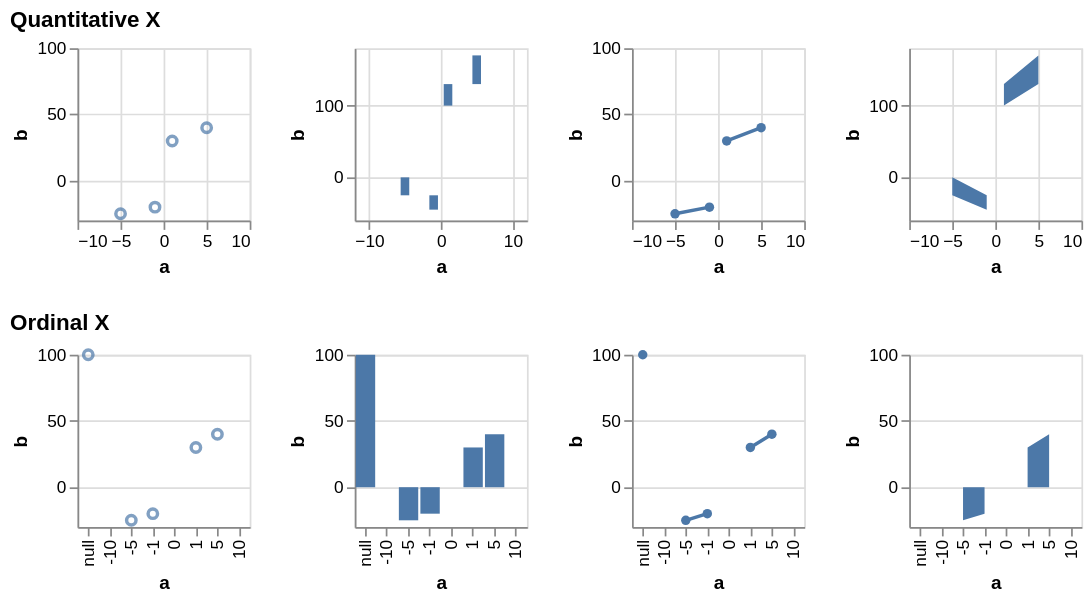

Write the Vega-Lite specification saved for this chart.
### Vega specification from a JSON file in a GitHub repository (floating-point values rounded to 4 significant figures)
{"$schema": "https://vega.github.io/schema/vega/v6.json", "description": "Testing invalid", "background": "white", "padding": 5, "data": [{"name": "source_0", "values": [{"a": null, "b": 100}, {"a": -10, "b": null}, {"a": -5, "b": -25}, {"a": -1, "b": -20}, {"a": 0, "b": null}, {"a": 1, "b": 30}, {"a": 5, "b": 40}, {"a": 10, "b": null}]}, {"name": "data_0", "source": "source_0", "transform": [{"type": "formula", "expr": "toNumber(datum[\"a\"])", "as": "a"}]}, {"name": "data_2", "source": "data_0", "transform": [{"type": "filter", "expr": "isValid(datum[\"a\"]) && isFinite(+datum[\"a\"]) && isValid(datum[\"b\"]) && isFinite(+datum[\"b\"])"}]}, {"name": "data_3", "source": "data_0", "transform": [{"type": "stack", "groupby": [], "field": "b", "sort": {"field": [], "order": []}, "as": ["b_start", "b_end"], "offset": "zero"}]}, {"name": "data_4", "source": "data_3", "transform": [{"type": "filter", "expr": "isValid(datum[\"a\"]) && isFinite(+datum[\"a\"]) && isValid(datum[\"b\"]) && isFinite(+datum[\"b\"])"}]}, {"name": "data_5", "source": "data_0", "transform": [{"type": "stack", "groupby": [], "field": "b", "sort": {"field": [], "order": []}, "as": ["b_start", "b_end"], "offset": "zero"}]}, {"name": "data_6", "source": "data_0", "transform": [{"type": "filter", "expr": "isValid(datum[\"b\"]) && isFinite(+datum[\"b\"])"}]}, {"name": "data_7", "source": "data_0", "transform": [{"type": "stack", "groupby": ["a"], "field": "b", "sort": {"field": [], "order": []}, "as": ["b_start", "b_end"], "offset": "zero"}]}, {"name": "data_8", "source": "data_7", "transform": [{"type": "filter", "expr": "isValid(datum[\"b\"]) && isFinite(+datum[\"b\"])"}]}, {"name": "data_9", "source": "data_0", "transform": [{"type": "impute", "field": "b", "groupby": [], "key": "a", "method": "value", "value": 0}, {"type": "stack", "groupby": ["a"], "field": "b", "sort": {"field": [], "order": []}, "as": ["b_start", "b_end"], "offset": "zero"}]}], "signals": [{"name": "childHeight", "value": 100}, {"name": "concat_0_childWidth", "value": 100}, {"name": "concat_1_childWidth", "value": 100}], "layout": {"padding": 20, "columns": 1, "bounds": "full", "align": "each"}, "marks": [{"type": "group", "name": "concat_0_group", "title": {"text": "Quantitative X", "anchor": "start"}, "layout": {"padding": 20, "bounds": "full", "align": "each"}, "marks": [{"type": "group", "name": "concat_0_concat_0_group", "style": "cell", "encode": {"update": {"width": {"signal": "concat_0_childWidth"}, "height": {"signal": "childHeight"}}}, "marks": [{"name": "concat_0_concat_0_marks", "type": "symbol", "style": ["point"], "from": {"data": "data_2"}, "encode": {"update": {"opacity": {"value": 0.7}, "fill": {"value": "transparent"}, "stroke": {"value": "#4c78a8"}, "tooltip": {"signal": "{\"a\": format(datum[\"a\"], \"\"), \"b\": format(datum[\"b\"], \"\")}"}, "ariaRoleDescription": {"value": "point"}, "description": {"signal": "\"a: \" + (format(datum[\"a\"], \"\")) + \"; b: \" + (format(datum[\"b\"], \"\"))"}, "x": {"scale": "concat_0_concat_0_x", "field": "a"}, "y": {"scale": "concat_0_concat_0_y", "field": "b"}}}}], "axes": [{"scale": "concat_0_concat_0_x", "orient": "bottom", "gridScale": "concat_0_concat_0_y", "grid": true, "tickCount": {"signal": "ceil(concat_0_childWidth/40)"}, "domain": false, "labels": false, "aria": false, "maxExtent": 0, "minExtent": 0, "ticks": false, "zindex": 0}, {"scale": "concat_0_concat_0_y", "orient": "left", "gridScale": "concat_0_concat_0_x", "grid": true, "tickCount": {"signal": "ceil(childHeight/40)"}, "domain": false, "labels": false, "aria": false, "maxExtent": 0, "minExtent": 0, "ticks": false, "zindex": 0}, {"scale": "concat_0_concat_0_x", "orient": "bottom", "grid": false, "title": "a", "labelFlush": true, "labelOverlap": true, "tickCount": {"signal": "ceil(concat_0_childWidth/40)"}, "zindex": 0}, {"scale": "concat_0_concat_0_y", "orient": "left", "grid": false, "title": "b", "labelOverlap": true, "tickCount": {"signal": "ceil(childHeight/40)"}, "zindex": 0}]}, {"type": "group", "name": "concat_0_concat_1_group", "style": "cell", "encode": {"update": {"width": {"signal": "concat_0_childWidth"}, "height": {"signal": "childHeight"}}}, "marks": [{"name": "concat_0_concat_1_marks", "type": "rect", "style": ["bar"], "from": {"data": "data_4"}, "encode": {"update": {"fill": {"value": "#4c78a8"}, "tooltip": {"signal": "{\"a\": format(datum[\"a\"], \"\"), \"b\": format(datum[\"b\"], \"\")}"}, "ariaRoleDescription": {"value": "bar"}, "description": {"signal": "\"a: \" + (format(datum[\"a\"], \"\")) + \"; b: \" + (format(datum[\"b\"], \"\"))"}, "xc": {"scale": "concat_0_concat_1_x", "field": "a"}, "width": {"value": 5}, "y": {"scale": "concat_0_concat_1_y", "field": "b_end"}, "y2": {"scale": "concat_0_concat_1_y", "field": "b_start"}}}}], "axes": [{"scale": "concat_0_concat_1_x", "orient": "bottom", "gridScale": "concat_0_concat_1_y", "grid": true, "tickCount": {"signal": "ceil(concat_0_childWidth/40)"}, "domain": false, "labels": false, "aria": false, "maxExtent": 0, "minExtent": 0, "ticks": false, "zindex": 0}, {"scale": "concat_0_concat_1_y", "orient": "left", "gridScale": "concat_0_concat_1_x", "grid": true, "tickCount": {"signal": "ceil(childHeight/40)"}, "domain": false, "labels": false, "aria": false, "maxExtent": 0, "minExtent": 0, "ticks": false, "zindex": 0}, {"scale": "concat_0_concat_1_x", "orient": "bottom", "grid": false, "title": "a", "labelFlush": true, "labelOverlap": true, "tickCount": {"signal": "ceil(concat_0_childWidth/40)"}, "zindex": 0}, {"scale": "concat_0_concat_1_y", "orient": "left", "grid": false, "title": "b", "labelOverlap": true, "tickCount": {"signal": "ceil(childHeight/40)"}, "zindex": 0}]}, {"type": "group", "name": "concat_0_concat_2_group", "style": "cell", "encode": {"update": {"width": {"signal": "concat_0_childWidth"}, "height": {"signal": "childHeight"}}}, "marks": [{"name": "concat_0_concat_2_layer_0_marks", "type": "line", "style": ["line"], "sort": {"field": "x"}, "from": {"data": "data_0"}, "encode": {"update": {"stroke": {"value": "#4c78a8"}, "tooltip": {"signal": "{\"a\": format(datum[\"a\"], \"\"), \"b\": format(datum[\"b\"], \"\")}"}, "description": {"signal": "\"a: \" + (format(datum[\"a\"], \"\")) + \"; b: \" + (format(datum[\"b\"], \"\"))"}, "x": {"scale": "concat_0_concat_2_x", "field": "a"}, "y": {"scale": "concat_0_concat_2_y", "field": "b"}, "defined": {"signal": "isValid(datum[\"a\"]) && isFinite(+datum[\"a\"]) && isValid(datum[\"b\"]) && isFinite(+datum[\"b\"])"}}}}, {"name": "concat_0_concat_2_layer_1_marks", "type": "symbol", "style": ["point"], "from": {"data": "data_2"}, "encode": {"update": {"opacity": {"value": 1}, "fill": {"value": "#4c78a8"}, "tooltip": {"signal": "{\"a\": format(datum[\"a\"], \"\"), \"b\": format(datum[\"b\"], \"\")}"}, "ariaRoleDescription": {"value": "point"}, "description": {"signal": "\"a: \" + (format(datum[\"a\"], \"\")) + \"; b: \" + (format(datum[\"b\"], \"\"))"}, "x": {"scale": "concat_0_concat_2_x", "field": "a"}, "y": {"scale": "concat_0_concat_2_y", "field": "b"}}}}], "axes": [{"scale": "concat_0_concat_2_x", "orient": "bottom", "gridScale": "concat_0_concat_2_y", "grid": true, "tickCount": {"signal": "ceil(concat_0_childWidth/40)"}, "domain": false, "labels": false, "aria": false, "maxExtent": 0, "minExtent": 0, "ticks": false, "zindex": 0}, {"scale": "concat_0_concat_2_y", "orient": "left", "gridScale": "concat_0_concat_2_x", "grid": true, "tickCount": {"signal": "ceil(childHeight/40)"}, "domain": false, "labels": false, "aria": false, "maxExtent": 0, "minExtent": 0, "ticks": false, "zindex": 0}, {"scale": "concat_0_concat_2_x", "orient": "bottom", "grid": false, "title": "a", "labelFlush": true, "labelOverlap": true, "tickCount": {"signal": "ceil(concat_0_childWidth/40)"}, "zindex": 0}, {"scale": "concat_0_concat_2_y", "orient": "left", "grid": false, "title": "b", "labelOverlap": true, "tickCount": {"signal": "ceil(childHeight/40)"}, "zindex": 0}]}, {"type": "group", "name": "concat_0_concat_3_group", "style": "cell", "encode": {"update": {"width": {"signal": "concat_0_childWidth"}, "height": {"signal": "childHeight"}}}, "marks": [{"name": "concat_0_concat_3_marks", "type": "area", "style": ["area"], "sort": {"field": "x"}, "from": {"data": "data_5"}, "encode": {"update": {"orient": {"value": "vertical"}, "fill": {"value": "#4c78a8"}, "tooltip": {"signal": "{\"a\": format(datum[\"a\"], \"\"), \"b\": format(datum[\"b\"], \"\")}"}, "description": {"signal": "\"a: \" + (format(datum[\"a\"], \"\")) + \"; b: \" + (format(datum[\"b\"], \"\"))"}, "x": {"scale": "concat_0_concat_3_x", "field": "a"}, "y": {"scale": "concat_0_concat_3_y", "field": "b_end"}, "y2": {"scale": "concat_0_concat_3_y", "field": "b_start"}, "defined": {"signal": "isValid(datum[\"a\"]) && isFinite(+datum[\"a\"]) && isValid(datum[\"b\"]) && isFinite(+datum[\"b\"])"}}}}], "axes": [{"scale": "concat_0_concat_3_x", "orient": "bottom", "gridScale": "concat_0_concat_3_y", "grid": true, "tickCount": {"signal": "ceil(concat_0_childWidth/40)"}, "domain": false, "labels": false, "aria": false, "maxExtent": 0, "minExtent": 0, "ticks": false, "zindex": 0}, {"scale": "concat_0_concat_3_y", "orient": "left", "gridScale": "concat_0_concat_3_x", "grid": true, "tickCount": {"signal": "ceil(childHeight/40)"}, "domain": false, "labels": false, "aria": false, "maxExtent": 0, "minExtent": 0, "ticks": false, "zindex": 0}, {"scale": "concat_0_concat_3_x", "orient": "bottom", "grid": false, "title": "a", "labelFlush": true, "labelOverlap": true, "tickCount": {"signal": "ceil(concat_0_childWidth/40)"}, "zindex": 0}, {"scale": "concat_0_concat_3_y", "orient": "left", "grid": false, "title": "b", "labelOverlap": true, "tickCount": {"signal": "ceil(childHeight/40)"}, "zindex": 0}]}]}, {"type": "group", "name": "concat_1_group", "title": {"text": "Ordinal X", "anchor": "start"}, "layout": {"padding": 20, "bounds": "full", "align": "each"}, "marks": [{"type": "group", "name": "concat_1_concat_0_group", "style": "cell", "encode": {"update": {"width": {"signal": "concat_1_childWidth"}, "height": {"signal": "childHeight"}}}, "marks": [{"name": "concat_1_concat_0_marks", "type": "symbol", "style": ["point"], "from": {"data": "data_6"}, "encode": {"update": {"opacity": {"value": 0.7}, "fill": {"value": "transparent"}, "stroke": {"value": "#4c78a8"}, "tooltip": {"signal": "{\"a\": isValid(datum[\"a\"]) ? datum[\"a\"] : \"\"+datum[\"a\"], \"b\": format(datum[\"b\"], \"\")}"}, "ariaRoleDescription": {"value": "point"}, "description": {"signal": "\"a: \" + (isValid(datum[\"a\"]) ? datum[\"a\"] : \"\"+datum[\"a\"]) + \"; b: \" + (format(datum[\"b\"], \"\"))"}, "x": {"scale": "concat_1_concat_0_x", "field": "a"}, "y": {"scale": "concat_1_concat_0_y", "field": "b"}}}}], "axes": [{"scale": "concat_1_concat_0_y", "orient": "left", "gridScale": "concat_1_concat_0_x", "grid": true, "tickCount": {"signal": "ceil(childHeight/40)"}, "domain": false, "labels": false, "aria": false, "maxExtent": 0, "minExtent": 0, "ticks": false, "zindex": 0}, {"scale": "concat_1_concat_0_x", "orient": "bottom", "grid": false, "title": "a", "labelAlign": "right", "labelAngle": 270, "labelBaseline": "middle", "zindex": 0}, {"scale": "concat_1_concat_0_y", "orient": "left", "grid": false, "title": "b", "labelOverlap": true, "tickCount": {"signal": "ceil(childHeight/40)"}, "zindex": 0}]}, {"type": "group", "name": "concat_1_concat_1_group", "style": "cell", "encode": {"update": {"width": {"signal": "concat_1_childWidth"}, "height": {"signal": "childHeight"}}}, "marks": [{"name": "concat_1_concat_1_marks", "type": "rect", "style": ["bar"], "from": {"data": "data_8"}, "encode": {"update": {"fill": {"value": "#4c78a8"}, "tooltip": {"signal": "{\"a\": isValid(datum[\"a\"]) ? datum[\"a\"] : \"\"+datum[\"a\"], \"b\": format(datum[\"b\"], \"\")}"}, "ariaRoleDescription": {"value": "bar"}, "description": {"signal": "\"a: \" + (isValid(datum[\"a\"]) ? datum[\"a\"] : \"\"+datum[\"a\"]) + \"; b: \" + (format(datum[\"b\"], \"\"))"}, "x": {"scale": "concat_1_concat_1_x", "field": "a"}, "width": {"signal": "max(0.25, bandwidth('concat_1_concat_1_x'))"}, "y": {"scale": "concat_1_concat_1_y", "field": "b_end"}, "y2": {"scale": "concat_1_concat_1_y", "field": "b_start"}}}}], "axes": [{"scale": "concat_1_concat_1_y", "orient": "left", "gridScale": "concat_1_concat_1_x", "grid": true, "tickCount": {"signal": "ceil(childHeight/40)"}, "domain": false, "labels": false, "aria": false, "maxExtent": 0, "minExtent": 0, "ticks": false, "zindex": 0}, {"scale": "concat_1_concat_1_x", "orient": "bottom", "grid": false, "title": "a", "labelAlign": "right", "labelAngle": 270, "labelBaseline": "middle", "zindex": 0}, {"scale": "concat_1_concat_1_y", "orient": "left", "grid": false, "title": "b", "labelOverlap": true, "tickCount": {"signal": "ceil(childHeight/40)"}, "zindex": 0}]}, {"type": "group", "name": "concat_1_concat_2_group", "style": "cell", "encode": {"update": {"width": {"signal": "concat_1_childWidth"}, "height": {"signal": "childHeight"}}}, "marks": [{"name": "concat_1_concat_2_layer_0_marks", "type": "line", "style": ["line"], "sort": {"field": "x"}, "from": {"data": "data_0"}, "encode": {"update": {"stroke": {"value": "#4c78a8"}, "tooltip": {"signal": "{\"a\": isValid(datum[\"a\"]) ? datum[\"a\"] : \"\"+datum[\"a\"], \"b\": format(datum[\"b\"], \"\")}"}, "description": {"signal": "\"a: \" + (isValid(datum[\"a\"]) ? datum[\"a\"] : \"\"+datum[\"a\"]) + \"; b: \" + (format(datum[\"b\"], \"\"))"}, "x": {"scale": "concat_1_concat_2_x", "field": "a"}, "y": {"scale": "concat_1_concat_2_y", "field": "b"}, "defined": {"signal": "isValid(datum[\"b\"]) && isFinite(+datum[\"b\"])"}}}}, {"name": "concat_1_concat_2_layer_1_marks", "type": "symbol", "style": ["point"], "from": {"data": "data_6"}, "encode": {"update": {"opacity": {"value": 1}, "fill": {"value": "#4c78a8"}, "tooltip": {"signal": "{\"a\": isValid(datum[\"a\"]) ? datum[\"a\"] : \"\"+datum[\"a\"], \"b\": format(datum[\"b\"], \"\")}"}, "ariaRoleDescription": {"value": "point"}, "description": {"signal": "\"a: \" + (isValid(datum[\"a\"]) ? datum[\"a\"] : \"\"+datum[\"a\"]) + \"; b: \" + (format(datum[\"b\"], \"\"))"}, "x": {"scale": "concat_1_concat_2_x", "field": "a"}, "y": {"scale": "concat_1_concat_2_y", "field": "b"}}}}], "axes": [{"scale": "concat_1_concat_2_y", "orient": "left", "gridScale": "concat_1_concat_2_x", "grid": true, "tickCount": {"signal": "ceil(childHeight/40)"}, "domain": false, "labels": false, "aria": false, "maxExtent": 0, "minExtent": 0, "ticks": false, "zindex": 0}, {"scale": "concat_1_concat_2_x", "orient": "bottom", "grid": false, "title": "a", "labelAlign": "right", "labelAngle": 270, "labelBaseline": "middle", "zindex": 0}, {"scale": "concat_1_concat_2_y", "orient": "left", "grid": false, "title": "b", "labelOverlap": true, "tickCount": {"signal": "ceil(childHeight/40)"}, "zindex": 0}]}, {"type": "group", "name": "concat_1_concat_3_group", "style": "cell", "encode": {"update": {"width": {"signal": "concat_1_childWidth"}, "height": {"signal": "childHeight"}}}, "marks": [{"name": "concat_1_concat_3_marks", "type": "area", "style": ["area"], "sort": {"field": "x"}, "from": {"data": "data_9"}, "encode": {"update": {"orient": {"value": "vertical"}, "fill": {"value": "#4c78a8"}, "tooltip": {"signal": "{\"a\": isValid(datum[\"a\"]) ? datum[\"a\"] : \"\"+datum[\"a\"], \"b\": format(datum[\"b\"], \"\")}"}, "description": {"signal": "\"a: \" + (isValid(datum[\"a\"]) ? datum[\"a\"] : \"\"+datum[\"a\"]) + \"; b: \" + (format(datum[\"b\"], \"\"))"}, "x": {"scale": "concat_1_concat_3_x", "field": "a"}, "y": {"scale": "concat_1_concat_3_y", "field": "b_end"}, "y2": {"scale": "concat_1_concat_3_y", "field": "b_start"}, "defined": {"signal": "isValid(datum[\"b\"]) && isFinite(+datum[\"b\"])"}}}}], "axes": [{"scale": "concat_1_concat_3_y", "orient": "left", "gridScale": "concat_1_concat_3_x", "grid": true, "tickCount": {"signal": "ceil(childHeight/40)"}, "domain": false, "labels": false, "aria": false, "maxExtent": 0, "minExtent": 0, "ticks": false, "zindex": 0}, {"scale": "concat_1_concat_3_x", "orient": "bottom", "grid": false, "title": "a", "labelAlign": "right", "labelAngle": 270, "labelBaseline": "middle", "zindex": 0}, {"scale": "concat_1_concat_3_y", "orient": "left", "grid": false, "title": "b", "labelOverlap": true, "tickCount": {"signal": "ceil(childHeight/40)"}, "zindex": 0}]}]}], "scales": [{"name": "concat_0_concat_0_x", "type": "linear", "domain": {"data": "data_0", "field": "a"}, "range": [0, {"signal": "concat_0_childWidth"}], "nice": true, "zero": true}, {"name": "concat_0_concat_0_y", "type": "linear", "domain": {"data": "data_0", "field": "b"}, "range": [{"signal": "childHeight"}, 0], "nice": true, "zero": true}, {"name": "concat_0_concat_1_x", "type": "linear", "domain": {"data": "data_3", "field": "a"}, "range": [0, {"signal": "concat_0_childWidth"}], "nice": true, "zero": false, "padding": 5}, {"name": "concat_0_concat_1_y", "type": "linear", "domain": {"data": "data_3", "fields": ["b_start", "b_end"]}, "range": [{"signal": "childHeight"}, 0], "nice": true, "zero": true}, {"name": "concat_0_concat_2_x", "type": "linear", "domain": {"data": "data_0", "field": "a"}, "range": [0, {"signal": "concat_0_childWidth"}], "nice": true, "zero": false}, {"name": "concat_0_concat_2_y", "type": "linear", "domain": {"data": "data_0", "field": "b"}, "range": [{"signal": "childHeight"}, 0], "nice": true, "zero": true}, {"name": "concat_0_concat_3_x", "type": "linear", "domain": {"data": "data_5", "field": "a"}, "range": [0, {"signal": "concat_0_childWidth"}], "nice": true, "zero": false}, {"name": "concat_0_concat_3_y", "type": "linear", "domain": {"data": "data_5", "fields": ["b_start", "b_end"]}, "range": [{"signal": "childHeight"}, 0], "nice": true, "zero": true}, {"name": "concat_1_concat_0_x", "type": "point", "domain": {"data": "data_0", "field": "a", "sort": true}, "range": [0, {"signal": "concat_1_childWidth"}], "padding": 0.5}, {"name": "concat_1_concat_0_y", "type": "linear", "domain": {"data": "data_0", "field": "b"}, "range": [{"signal": "childHeight"}, 0], "nice": true, "zero": true}, {"name": "concat_1_concat_1_x", "type": "band", "domain": {"data": "data_7", "field": "a", "sort": true}, "range": [0, {"signal": "concat_1_childWidth"}], "paddingInner": 0.1, "paddingOuter": 0.05}, {"name": "concat_1_concat_1_y", "type": "linear", "domain": {"data": "data_7", "fields": ["b_start", "b_end"]}, "range": [{"signal": "childHeight"}, 0], "nice": true, "zero": true}, {"name": "concat_1_concat_2_x", "type": "point", "domain": {"data": "data_0", "field": "a", "sort": true}, "range": [0, {"signal": "concat_1_childWidth"}], "padding": 0.5}, {"name": "concat_1_concat_2_y", "type": "linear", "domain": {"data": "data_0", "field": "b"}, "range": [{"signal": "childHeight"}, 0], "nice": true, "zero": true}, {"name": "concat_1_concat_3_x", "type": "point", "domain": {"data": "data_9", "field": "a", "sort": true}, "range": [0, {"signal": "concat_1_childWidth"}], "padding": 0.5}, {"name": "concat_1_concat_3_y", "type": "linear", "domain": {"data": "data_9", "fields": ["b_start", "b_end"]}, "range": [{"signal": "childHeight"}, 0], "nice": true, "zero": true}], "config": {"mark": {"tooltip": true}}}
